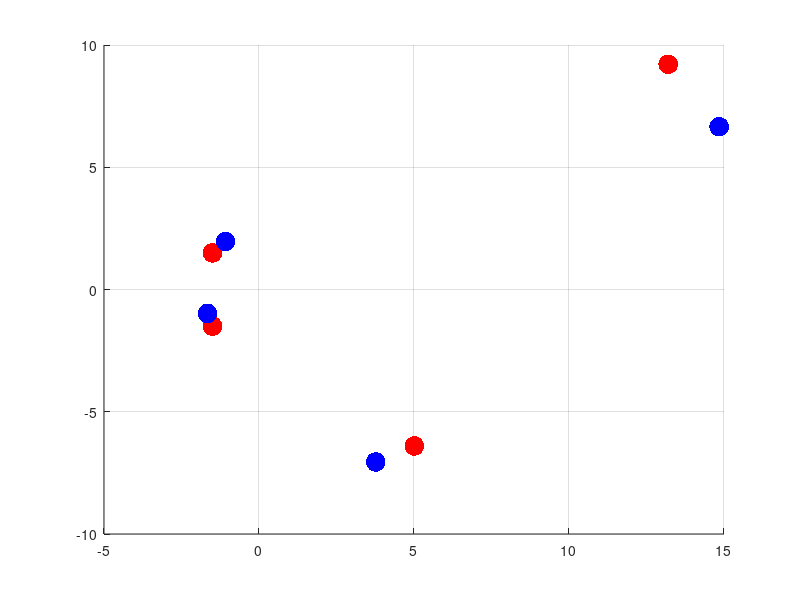

Write MATLAB code to recreate this figure.
LandMark = [  13.2,9.21; -1.5,1.5; -1.5,-1.5;  5.01, -6.4]';
figure
axis ([-2 2 -8 10])
scatter(LandMark(1,:),LandMark(2,:),200, 'r','filled');
grid on
 
% Translate an rotate the Land Marks
alpha = pi/16 % Rotate pi/16 rad --> 22.5 degrees
tx = 0.1; % Translate 
ty = 0.2;
RotzTxy = [cos(alpha), sin(alpha), tx;...
       -sin(alpha), cos(alpha), ty;...
       0,           0,          1];
newLM = RotzTxy*[LandMark;ones(1,4)];
 
hold on;
scatter(newLM(1,:), newLM(2,:),200, 'b','filled');

%%%%%%

A = [];
for i=1:size(LandMark, 2)
    A = [A;[LandMark(1,i),LandMark(2,i),1,0]];
    A = [A;[LandMark(2,i),-LandMark(1,i),0,1]];
end
B = [];%Build Matrix B
for i=1:size(newLM, 2)
    B = [B; newLM(1,i); newLM(2,i)];
end
%Compute tx ty i tita
X = inv((A'*A))*A'*B;
tx_ST = X(3)
ty_ST = X(4)
alpha_ST = atan2(X(2),X(1))